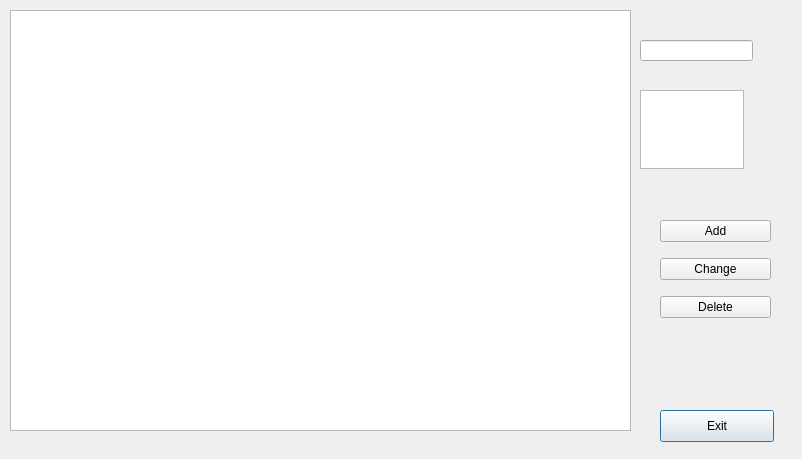
<?xml version="1.0" encoding="UTF-8"?>
<ui version="4.0">
 <class>remlistDialog</class>
 <widget class="QDialog" name="remlistDialog">
  <property name="geometry">
   <rect>
    <x>0</x>
    <y>0</y>
    <width>802</width>
    <height>459</height>
   </rect>
  </property>
  <property name="windowTitle">
   <string>Dialog</string>
  </property>
  <widget class="QTableWidget" name="remTable">
   <property name="geometry">
    <rect>
     <x>10</x>
     <y>10</y>
     <width>621</width>
     <height>421</height>
    </rect>
   </property>
  </widget>
  <widget class="QLineEdit" name="shorttextEdit">
   <property name="geometry">
    <rect>
     <x>640</x>
     <y>40</y>
     <width>113</width>
     <height>21</height>
    </rect>
   </property>
  </widget>
  <widget class="QTextEdit" name="longtextEdit">
   <property name="geometry">
    <rect>
     <x>640</x>
     <y>90</y>
     <width>104</width>
     <height>79</height>
    </rect>
   </property>
  </widget>
  <widget class="QPushButton" name="exitButton">
   <property name="geometry">
    <rect>
     <x>660</x>
     <y>410</y>
     <width>114</width>
     <height>32</height>
    </rect>
   </property>
   <property name="text">
    <string>Exit</string>
   </property>
  </widget>
  <widget class="QWidget" name="">
   <property name="geometry">
    <rect>
     <x>660</x>
     <y>210</y>
     <width>111</width>
     <height>121</height>
    </rect>
   </property>
   <layout class="QVBoxLayout" name="verticalLayout">
    <item>
     <widget class="QPushButton" name="addButton">
      <property name="text">
       <string>Add</string>
      </property>
     </widget>
    </item>
    <item>
     <widget class="QPushButton" name="changeButton">
      <property name="text">
       <string>Change</string>
      </property>
     </widget>
    </item>
    <item>
     <widget class="QPushButton" name="deleteButton">
      <property name="text">
       <string>Delete</string>
      </property>
     </widget>
    </item>
   </layout>
  </widget>
 </widget>
 <resources/>
 <connections>
  <connection>
   <sender>addButton</sender>
   <signal>clicked()</signal>
   <receiver>remlistDialog</receiver>
   <slot>add_reminder()</slot>
   <hints>
    <hint type="sourcelabel">
     <x>709</x>
     <y>232</y>
    </hint>
    <hint type="destinationlabel">
     <x>763</x>
     <y>166</y>
    </hint>
   </hints>
  </connection>
  <connection>
   <sender>changeButton</sender>
   <signal>clicked()</signal>
   <receiver>remlistDialog</receiver>
   <slot>change_reminder()</slot>
   <hints>
    <hint type="sourcelabel">
     <x>760</x>
     <y>272</y>
    </hint>
    <hint type="destinationlabel">
     <x>788</x>
     <y>292</y>
    </hint>
   </hints>
  </connection>
  <connection>
   <sender>deleteButton</sender>
   <signal>clicked()</signal>
   <receiver>remlistDialog</receiver>
   <slot>delete_reminder()</slot>
   <hints>
    <hint type="sourcelabel">
     <x>722</x>
     <y>309</y>
    </hint>
    <hint type="destinationlabel">
     <x>719</x>
     <y>336</y>
    </hint>
   </hints>
  </connection>
  <connection>
   <sender>exitButton</sender>
   <signal>clicked()</signal>
   <receiver>remlistDialog</receiver>
   <slot>accept()</slot>
   <hints>
    <hint type="sourcelabel">
     <x>737</x>
     <y>423</y>
    </hint>
    <hint type="destinationlabel">
     <x>702</x>
     <y>390</y>
    </hint>
   </hints>
  </connection>
 </connections>
 <slots>
  <slot>item_clicked()</slot>
  <slot>add_reminder()</slot>
  <slot>change_reminder()</slot>
  <slot>delete_reminder()</slot>
 </slots>
</ui>
